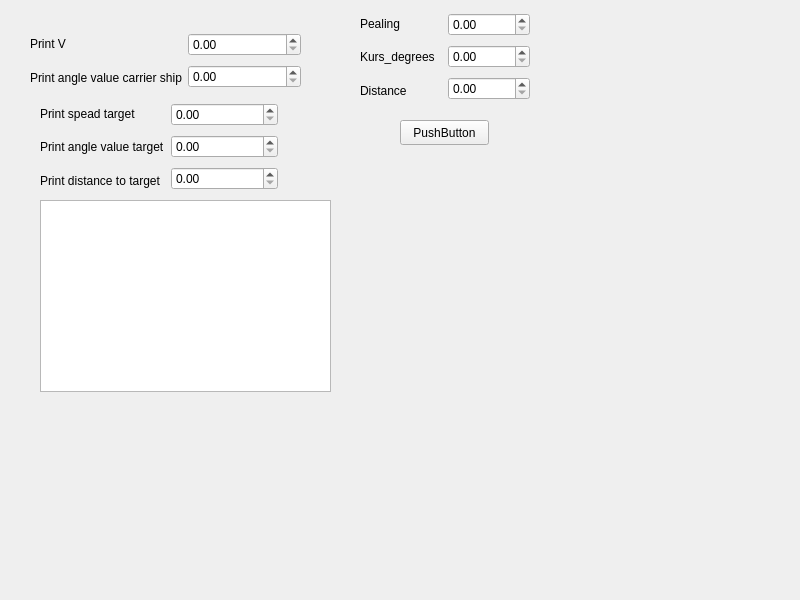
<?xml version="1.0" encoding="UTF-8"?>
<ui version="4.0">
 <class>diplom</class>
 <widget class="QMainWindow" name="diplom">
  <property name="geometry">
   <rect>
    <x>0</x>
    <y>0</y>
    <width>800</width>
    <height>600</height>
   </rect>
  </property>
  <property name="windowTitle">
   <string>diplom</string>
  </property>
  <widget class="QWidget" name="centralwidget">
   <widget class="QWidget" name="widget" native="true">
    <property name="geometry">
     <rect>
      <x>360</x>
      <y>200</y>
      <width>221</width>
      <height>151</height>
     </rect>
    </property>
   </widget>
   <widget class="QPushButton" name="pushButton">
    <property name="geometry">
     <rect>
      <x>400</x>
      <y>120</y>
      <width>89</width>
      <height>25</height>
     </rect>
    </property>
    <property name="text">
     <string>PushButton</string>
    </property>
   </widget>
   <widget class="QTableView" name="tableView">
    <property name="geometry">
     <rect>
      <x>40</x>
      <y>200</y>
      <width>291</width>
      <height>192</height>
     </rect>
    </property>
   </widget>
   <widget class="QWidget" name="">
    <property name="geometry">
     <rect>
      <x>360</x>
      <y>10</y>
      <width>170</width>
      <height>94</height>
     </rect>
    </property>
    <layout class="QHBoxLayout" name="horizontalLayout_3">
     <item>
      <layout class="QVBoxLayout" name="verticalLayout_5">
       <item>
        <widget class="QLabel" name="label_6">
         <property name="text">
          <string>Pealing</string>
         </property>
        </widget>
       </item>
       <item>
        <widget class="QLabel" name="label_7">
         <property name="text">
          <string>Kurs_degrees</string>
         </property>
        </widget>
       </item>
       <item>
        <widget class="QLabel" name="label_8">
         <property name="text">
          <string>Distance</string>
         </property>
        </widget>
       </item>
      </layout>
     </item>
     <item>
      <layout class="QVBoxLayout" name="verticalLayout_6">
       <item>
        <widget class="QDoubleSpinBox" name="Vivod_Pealing"/>
       </item>
       <item>
        <widget class="QDoubleSpinBox" name="Vivod_Ku"/>
       </item>
       <item>
        <widget class="QDoubleSpinBox" name="Vivod_Dist"/>
       </item>
      </layout>
     </item>
    </layout>
   </widget>
   <widget class="QWidget" name="">
    <property name="geometry">
     <rect>
      <x>30</x>
      <y>30</y>
      <width>271</width>
      <height>62</height>
     </rect>
    </property>
    <layout class="QHBoxLayout" name="horizontalLayout">
     <item>
      <layout class="QVBoxLayout" name="verticalLayout">
       <item>
        <widget class="QLabel" name="label">
         <property name="text">
          <string>Print V</string>
         </property>
        </widget>
       </item>
       <item>
        <widget class="QLabel" name="label_2">
         <property name="text">
          <string>Print angle value carrier ship</string>
         </property>
        </widget>
       </item>
      </layout>
     </item>
     <item>
      <layout class="QVBoxLayout" name="verticalLayout_2">
       <item>
        <widget class="QDoubleSpinBox" name="Print_V_ship"/>
       </item>
       <item>
        <widget class="QDoubleSpinBox" name="Print_angle_ship"/>
       </item>
      </layout>
     </item>
    </layout>
   </widget>
   <widget class="QWidget" name="">
    <property name="geometry">
     <rect>
      <x>40</x>
      <y>100</y>
      <width>238</width>
      <height>94</height>
     </rect>
    </property>
    <layout class="QHBoxLayout" name="horizontalLayout_2">
     <item>
      <layout class="QVBoxLayout" name="verticalLayout_3">
       <item>
        <widget class="QLabel" name="label_3">
         <property name="text">
          <string>Print spead target</string>
         </property>
        </widget>
       </item>
       <item>
        <widget class="QLabel" name="label_4">
         <property name="text">
          <string>Print angle value target</string>
         </property>
        </widget>
       </item>
       <item>
        <widget class="QLabel" name="label_5">
         <property name="text">
          <string>Print distance to target</string>
         </property>
        </widget>
       </item>
      </layout>
     </item>
     <item>
      <layout class="QVBoxLayout" name="verticalLayout_4">
       <item>
        <widget class="QDoubleSpinBox" name="Print_V_tar"/>
       </item>
       <item>
        <widget class="QDoubleSpinBox" name="Print_angle_target"/>
       </item>
       <item>
        <widget class="QDoubleSpinBox" name="Print_dist_tar"/>
       </item>
      </layout>
     </item>
    </layout>
   </widget>
  </widget>
  <widget class="QMenuBar" name="menubar">
   <property name="geometry">
    <rect>
     <x>0</x>
     <y>0</y>
     <width>800</width>
     <height>22</height>
    </rect>
   </property>
  </widget>
 </widget>
 <resources/>
 <connections/>
</ui>
